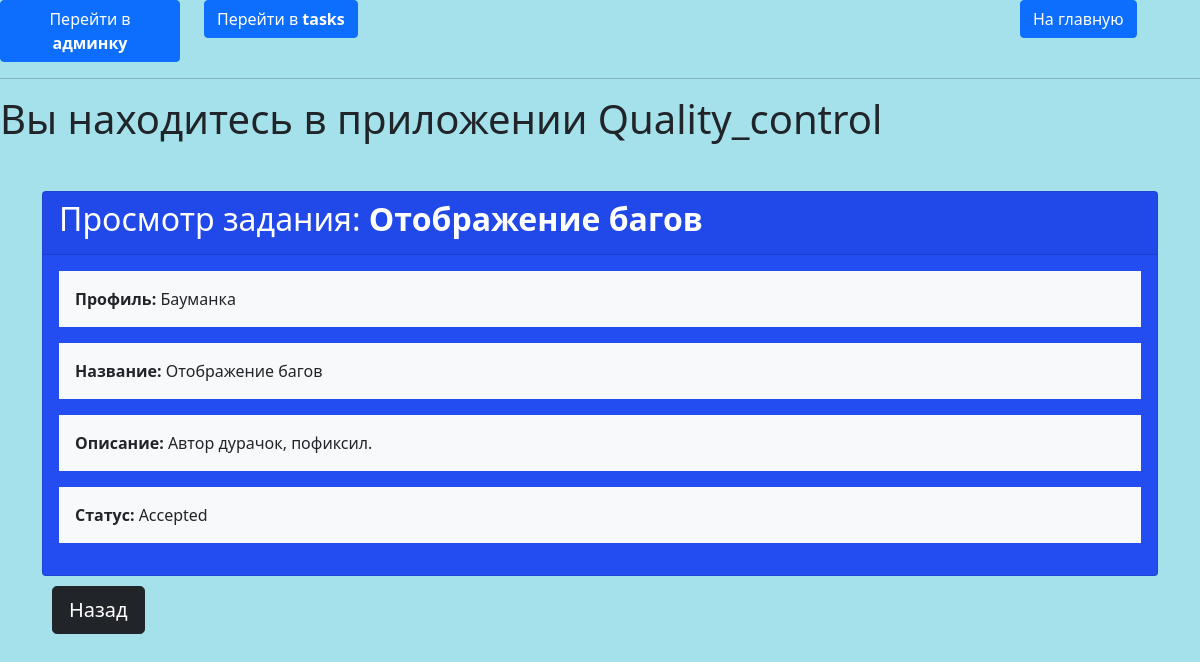
/control/features/feature/1/, run on an earlier commit of the app's database.
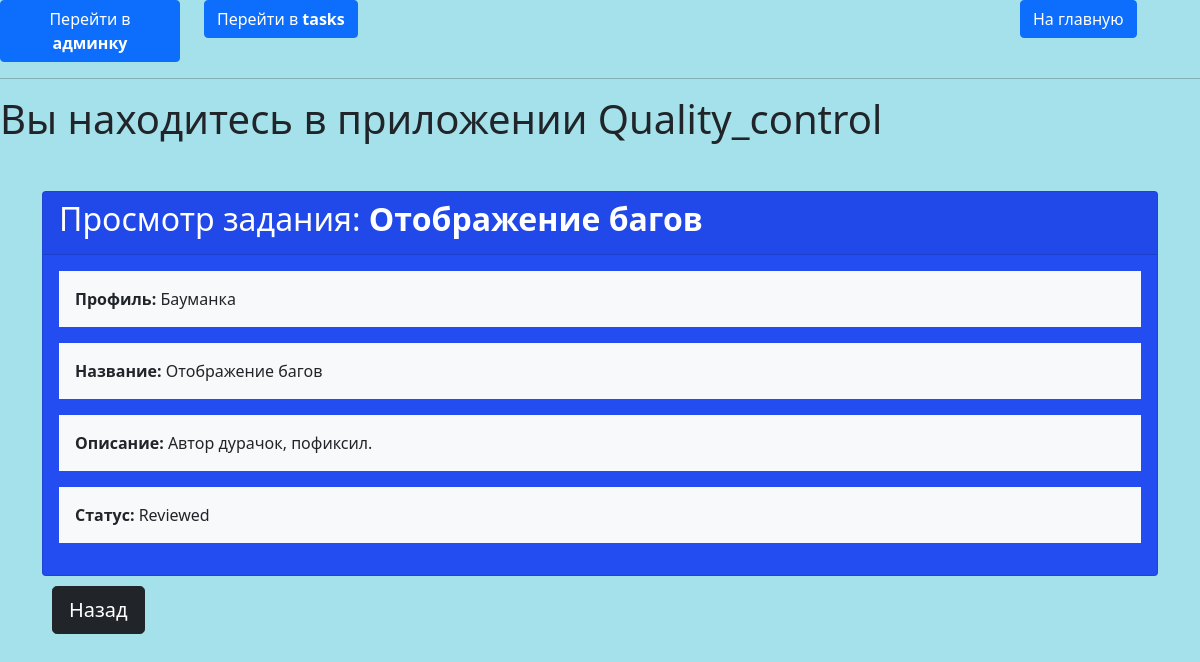
And on a later commit of the database.
### quality_control/models.py (models this page shows, shortened)
class BaseReport(models.Model):
    title = models.CharField(max_length=100)
    description = models.TextField(null=True, blank=True)
    profile = models.ForeignKey(Profile, on_delete=models.CASCADE)
    task = models.ForeignKey(Task, on_delete=models.CASCADE)
    priority = models.PositiveIntegerField(choices=[(i, i) for i in range(6)], default=0)
    created_at = models.DateTimeField(auto_now_add=True)
    updated_at = models.DateTimeField(auto_now=True)
    class Meta:
        abstract = True

class FeatureReport(BaseReport):
    STATUS_CHOICES = [('Reviewed', 'Рассмотрено'), ('Accepted', 'Принято'), ('Rejected', 'Отклонено')]
    status = models.CharField(max_length=20, choices=STATUS_CHOICES, default='Reviewed')
    class Meta:
        verbose_name = 'Фича-репорт'
        verbose_name_plural = 'Фича-репорты'

### tasks/models.py (models this page shows)
class Profile(models.Model):
    title = models.CharField(max_length=100)
    phone = models.CharField(max_length=20)
    email = models.EmailField(null=True, blank=True)
    address = models.TextField(null=True, blank=True)
    class Meta:
        verbose_name = 'Профиль компании'
        verbose_name_plural = 'Профили компаний'
    def __str__(self):
        return self.title

### quality_control/views.py (the view)
# urls.py: path('features/feature/<slug:feature_pk>/', control.feature_detail, name='feature-detail'),
def feature_detail(request, feature_pk):
    feature = get_object_or_404(FeatureReport, pk=feature_pk)
    context = {
        'title': 'Feature page',
        'message': 'Вы находитесь на страницами с конкретной фичей',
        'feature': feature,
    }
    return render(request, 'quality_control/feature-read.html', context)

### quality_control/templates/quality_control/feature-read.html (shortened to what this page needs)
{% extends "quality_control/base.html" %}
{% block content %}
<div class="container">
    <div class="card mt-5" style="background-color: rgb(35, 76, 241)">
        <div class="card-header">
            <h2 style="color:rgb(255, 255, 255)">Просмотр задания: <strong>{{ feature.title }}</strong></h2>
        </div>
        <div class="card-body">
            <div class="row">
                <div class="col-md-12">
                    <div class="bg-light p-3 mb-3" onmouseover="highlight(this)" onmouseout="removeHighlight(this)">
                        <strong>Профиль:</strong> {{ feature.profile }}
                    </div>
                </div>
                <div class="col-md-12">
                    <div class="bg-light p-3 mb-3" onmouseover="highlight(this)" onmouseout="removeHighlight(this)">
                        <strong>Название:</strong> {{ feature.title }}
                    </div>
                </div>
                <div class="col-md-12">
                    <div class="bg-light p-3 mb-3" onmouseover="highlight(this)" onmouseout="removeHighlight(this)">
                        <strong>Описание:</strong> {{ feature.description }}
                    </div>
                </div>
                <div class="col-md-12">
                    <div class="bg-light p-3 mb-3" onmouseover="highlight(this)" onmouseout="removeHighlight(this)">
                        <strong>Статус:</strong> {{ feature.status }}
                    </div>
                </div>
            </div>
        </div>
    </div>
    <a class="btn btn-dark btn-lg" href="{% url 'features-read' %}">Назад</a>
</div>
{% endblock %}

What changed in the data, as far as the page shows it:
changed FeatureReport "Отображение багов": status "Accepted" → "Reviewed"
